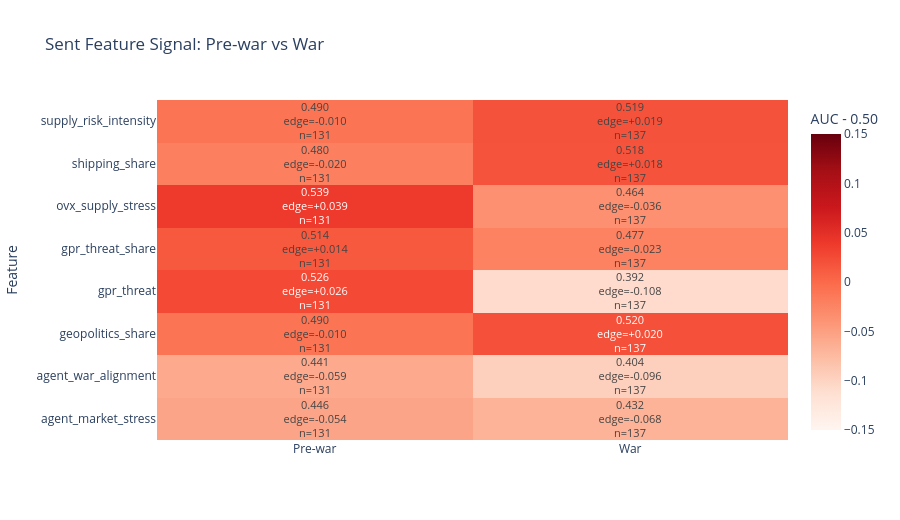

Notebook code cell kept with this figure:
### Markdown cell above
### Sent Standalone Signal

This is the cleanest feature-level check of the text thesis. If war-related language matters more during the shock, some text-linked features should become more informative in the war window. The sign still matters, but the main thing to watch is whether war-salient text features improve relative to pre-war.

### Code cell
# Show which sent-side text features gain or lose standalone information across regimes.
plot_feature_heatmap(
    plotworthy_feature_signal[plotworthy_feature_signal['model'] == 'Sent panel'],
    'Sent Feature Signal: Pre-war vs War',
    color_scale='Reds',
)

### Figure 1 — Plotly figure (JSON) as saved in the notebook; plotly's stock layout.template omitted (floating-point values rounded to 4 significant figures)
{"data": [{"colorbar": {"title": {"text": "AUC - 0.50"}}, "colorscale": [[0, "rgb(255,245,240)"], [0.125, "rgb(254,224,210)"], [0.25, "rgb(252,187,161)"], [0.375, "rgb(252,146,114)"], [0.5, "rgb(251,106,74)"], [0.625, "rgb(239,59,44)"], [0.75, "rgb(203,24,29)"], [0.875, "rgb(165,15,21)"], [1, "rgb(103,0,13)"]], "hovertemplate": "Feature=%{y}<br>Period=%{x}<br>AUC=%{text}<extra></extra>", "text": [["0.446<br>edge=-0.054<br>n=131", "0.432<br>edge=-0.068<br>n=137"], ["0.441<br>edge=-0.059<br>n=131", "0.404<br>edge=-0.096<br>n=137"], ["0.490<br>edge=-0.010<br>n=131", "0.520<br>edge=+0.020<br>n=137"], ["0.526<br>edge=+0.026<br>n=131", "0.392<br>edge=-0.108<br>n=137"], ["0.514<br>edge=+0.014<br>n=131", "0.477<br>edge=-0.023<br>n=137"], ["0.539<br>edge=+0.039<br>n=131", "0.464<br>edge=-0.036<br>n=137"], ["0.480<br>edge=-0.020<br>n=131", "0.518<br>edge=+0.018<br>n=137"], ["0.490<br>edge=-0.010<br>n=131", "0.519<br>edge=+0.019<br>n=137"]], "textfont": {"size": 11}, "texttemplate": "%{text}", "type": "heatmap", "x": ["Pre-war", "War"], "y": ["agent_market_stress", "agent_war_alignment", "geopolitics_share", "gpr_threat", "gpr_threat_share", "ovx_supply_stress", "shipping_share", "supply_risk_intensity"], "z": [[-0.05388, -0.06786], [-0.05891, -0.09621], [-0.01017, 0.02013], [0.02606, -0.1077], [0.01367, -0.02284], [0.03857, -0.03571], [-0.0201, 0.01818], [-0.01005, 0.01905]], "zmax": 0.15, "zmin": -0.15}], "layout": {"height": 520, "title": {"text": "Sent Feature Signal: Pre-war vs War"}, "xaxis": {"title": {"text": ""}}, "yaxis": {"title": {"text": "Feature"}}}}
